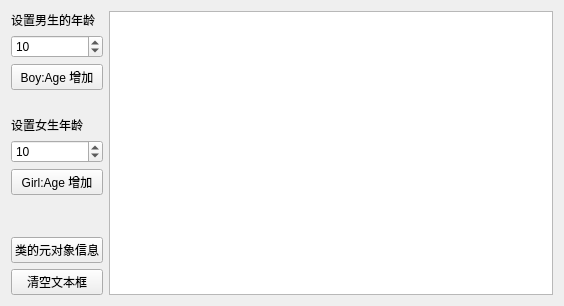
<?xml version="1.0" encoding="UTF-8"?>
<ui version="4.0">
 <class>ExWidget</class>
 <widget class="QWidget" name="ExWidget">
  <property name="geometry">
   <rect>
    <x>0</x>
    <y>0</y>
    <width>564</width>
    <height>306</height>
   </rect>
  </property>
  <property name="windowTitle">
   <string>Form</string>
  </property>
  <layout class="QGridLayout" name="gridLayout_2">
   <item row="0" column="0">
    <layout class="QGridLayout" name="gridLayout">
     <item row="3" column="0">
      <widget class="QPushButton" name="btnBoyAdd">
       <property name="text">
        <string>Boy:Age 增加</string>
       </property>
      </widget>
     </item>
     <item row="4" column="0">
      <spacer name="verticalSpacer">
       <property name="orientation">
        <enum>Qt::Vertical</enum>
       </property>
       <property name="sizeType">
        <enum>QSizePolicy::Fixed</enum>
       </property>
       <property name="sizeHint" stdset="0">
        <size>
         <width>20</width>
         <height>20</height>
        </size>
       </property>
      </spacer>
     </item>
     <item row="10" column="0">
      <widget class="QPushButton" name="btnClean">
       <property name="text">
        <string>清空文本框</string>
       </property>
      </widget>
     </item>
     <item row="1" column="0">
      <widget class="QLabel" name="labBoy">
       <property name="text">
        <string>设置男生的年龄</string>
       </property>
      </widget>
     </item>
     <item row="5" column="0">
      <widget class="QLabel" name="labGril">
       <property name="text">
        <string>设置女生年龄</string>
       </property>
      </widget>
     </item>
     <item row="6" column="0">
      <widget class="QSpinBox" name="spinGril">
       <property name="value">
        <number>10</number>
       </property>
      </widget>
     </item>
     <item row="2" column="0">
      <widget class="QSpinBox" name="spinBoy">
       <property name="value">
        <number>10</number>
       </property>
      </widget>
     </item>
     <item row="7" column="0">
      <widget class="QPushButton" name="btnGrilAdd">
       <property name="text">
        <string>Girl:Age 增加</string>
       </property>
      </widget>
     </item>
     <item row="9" column="0">
      <widget class="QPushButton" name="btnMetaObject">
       <property name="text">
        <string>类的元对象信息</string>
       </property>
      </widget>
     </item>
     <item row="8" column="0">
      <spacer name="verticalSpacer_2">
       <property name="orientation">
        <enum>Qt::Vertical</enum>
       </property>
       <property name="sizeHint" stdset="0">
        <size>
         <width>20</width>
         <height>40</height>
        </size>
       </property>
      </spacer>
     </item>
    </layout>
   </item>
   <item row="0" column="1">
    <widget class="QPlainTextEdit" name="textEdit"/>
   </item>
  </layout>
 </widget>
 <resources/>
 <connections/>
</ui>
